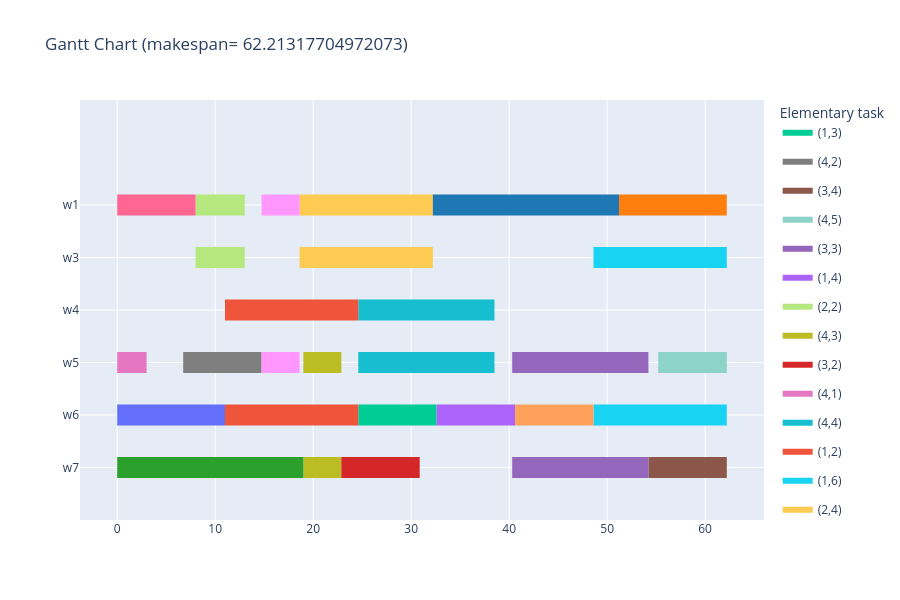

The cell this chart's notebook holds for it:
### Code cell
gantt_chart(s, instance_random, color=0, render="notebook", separate_little=True)

### Figure 1 — Plotly figure (JSON) as saved in the notebook; plotly's stock layout.template omitted (floating-point values rounded to 4 significant figures)
{"data": [{"fill": "toself", "fillcolor": "rgb(0, 204, 150)", "hoverinfo": "name", "legendgroup": "rgb(0, 204, 150)", "mode": "none", "name": "(1,3)", "type": "scatter", "x": [24.6, 32.6, 32.6, 24.6], "y": [0.8, 0.8, 1.2, 1.2]}, {"fill": "toself", "fillcolor": "rgb(127, 127, 127)", "hoverinfo": "name", "legendgroup": "rgb(127, 127, 127)", "mode": "none", "name": "(4,2)", "type": "scatter", "x": [6.736, 14.74, 14.74, 6.736], "y": [1.8, 1.8, 2.2, 2.2]}, {"fill": "toself", "fillcolor": "rgb(140, 86, 75)", "hoverinfo": "name", "legendgroup": "rgb(140, 86, 75)", "mode": "none", "name": "(3,4)", "type": "scatter", "x": [54.21, 62.21, 62.21, 54.21], "y": [-0.2, -0.2, 0.2, 0.2]}, {"fill": "toself", "fillcolor": "rgb(141, 211, 199)", "hoverinfo": "name", "legendgroup": "rgb(141, 211, 199)", "mode": "none", "name": "(4,5)", "type": "scatter", "x": [55.21, 62.21, 62.21, 55.21], "y": [1.8, 1.8, 2.2, 2.2]}, {"fill": "toself", "fillcolor": "rgb(148, 103, 189)", "hoverinfo": "name", "legendgroup": "rgb(148, 103, 189)", "mode": "none", "name": "(3,3)", "type": "scatter", "x": [40.31, 54.21, 54.21, 40.31, 40.31, 40.31, 54.21, 54.21, 40.31], "y": [1.8, 1.8, 2.2, 2.2, null, -0.2, -0.2, 0.2, 0.2]}, {"fill": "toself", "fillcolor": "rgb(171, 99, 250)", "hoverinfo": "name", "legendgroup": "rgb(171, 99, 250)", "mode": "none", "name": "(1,4)", "type": "scatter", "x": [32.6, 40.6, 40.6, 32.6], "y": [0.8, 0.8, 1.2, 1.2]}, {"fill": "toself", "fillcolor": "rgb(182, 232, 128)", "hoverinfo": "name", "legendgroup": "rgb(182, 232, 128)", "mode": "none", "name": "(2,2)", "type": "scatter", "x": [8, 13.02, 13.02, 8, 8, 8, 13.02, 13.02, 8], "y": [4.8, 4.8, 5.2, 5.2, null, 3.8, 3.8, 4.2, 4.2]}, {"fill": "toself", "fillcolor": "rgb(188, 189, 34)", "hoverinfo": "name", "legendgroup": "rgb(188, 189, 34)", "mode": "none", "name": "(4,3)", "type": "scatter", "x": [19, 22.87, 22.87, 19, 19, 19, 22.87, 22.87, 19], "y": [1.8, 1.8, 2.2, 2.2, null, -0.2, -0.2, 0.2, 0.2]}, {"fill": "toself", "fillcolor": "rgb(214, 39, 40)", "hoverinfo": "name", "legendgroup": "rgb(214, 39, 40)", "mode": "none", "name": "(3,2)", "type": "scatter", "x": [22.87, 30.87, 30.87, 22.87], "y": [-0.2, -0.2, 0.2, 0.2]}, {"fill": "toself", "fillcolor": "rgb(227, 119, 194)", "hoverinfo": "name", "legendgroup": "rgb(227, 119, 194)", "mode": "none", "name": "(4,1)", "type": "scatter", "x": [0, 3, 3, 0], "y": [1.8, 1.8, 2.2, 2.2]}, {"fill": "toself", "fillcolor": "rgb(23, 190, 207)", "hoverinfo": "name", "legendgroup": "rgb(23, 190, 207)", "mode": "none", "name": "(4,4)", "type": "scatter", "x": [24.6, 38.5, 38.5, 24.6, 24.6, 24.6, 38.5, 38.5, 24.6], "y": [2.8, 2.8, 3.2, 3.2, null, 1.8, 1.8, 2.2, 2.2]}, {"fill": "toself", "fillcolor": "rgb(239, 85, 59)", "hoverinfo": "name", "legendgroup": "rgb(239, 85, 59)", "mode": "none", "name": "(1,2)", "type": "scatter", "x": [11, 24.6, 24.6, 11, 11, 11, 24.6, 24.6, 11], "y": [2.8, 2.8, 3.2, 3.2, null, 0.8, 0.8, 1.2, 1.2]}, {"fill": "toself", "fillcolor": "rgb(25, 211, 243)", "hoverinfo": "name", "legendgroup": "rgb(25, 211, 243)", "mode": "none", "name": "(1,6)", "type": "scatter", "x": [48.61, 62.21, 62.21, 48.61, 48.61, 48.61, 62.21, 62.21, 48.61], "y": [3.8, 3.8, 4.2, 4.2, null, 0.8, 0.8, 1.2, 1.2]}, {"fill": "toself", "fillcolor": "rgb(254, 203, 82)", "hoverinfo": "name", "legendgroup": "rgb(254, 203, 82)", "mode": "none", "name": "(2,4)", "type": "scatter", "x": [18.61, 32.21, 32.21, 18.61, 18.61, 18.61, 32.21, 32.21, 18.61], "y": [4.8, 4.8, 5.2, 5.2, null, 3.8, 3.8, 4.2, 4.2]}, {"fill": "toself", "fillcolor": "rgb(255, 102, 146)", "hoverinfo": "name", "legendgroup": "rgb(255, 102, 146)", "mode": "none", "name": "(2,1)", "type": "scatter", "x": [0, 8, 8, 0], "y": [4.8, 4.8, 5.2, 5.2]}, {"fill": "toself", "fillcolor": "rgb(255, 127, 14)", "hoverinfo": "name", "legendgroup": "rgb(255, 127, 14)", "mode": "none", "name": "(2,6)", "type": "scatter", "x": [51.21, 62.21, 62.21, 51.21], "y": [4.8, 4.8, 5.2, 5.2]}, {"fill": "toself", "fillcolor": "rgb(255, 151, 255)", "hoverinfo": "name", "legendgroup": "rgb(255, 151, 255)", "mode": "none", "name": "(2,3)", "type": "scatter", "x": [14.74, 18.61, 18.61, 14.74, 14.74, 14.74, 18.61, 18.61, 14.74], "y": [4.8, 4.8, 5.2, 5.2, null, 1.8, 1.8, 2.2, 2.2]}, {"fill": "toself", "fillcolor": "rgb(255, 161, 90)", "hoverinfo": "name", "legendgroup": "rgb(255, 161, 90)", "mode": "none", "name": "(1,5)", "type": "scatter", "x": [40.6, 48.6, 48.6, 40.6], "y": [0.8, 0.8, 1.2, 1.2]}, {"fill": "toself", "fillcolor": "rgb(31, 119, 180)", "hoverinfo": "name", "legendgroup": "rgb(31, 119, 180)", "mode": "none", "name": "(2,5)", "type": "scatter", "x": [32.21, 51.21, 51.21, 32.21], "y": [4.8, 4.8, 5.2, 5.2]}, {"fill": "toself", "fillcolor": "rgb(44, 160, 44)", "hoverinfo": "name", "legendgroup": "rgb(44, 160, 44)", "mode": "none", "name": "(3,1)", "type": "scatter", "x": [0, 19, 19, 0], "y": [-0.2, -0.2, 0.2, 0.2]}, {"fill": "toself", "fillcolor": "rgb(99, 110, 250)", "hoverinfo": "name", "legendgroup": "rgb(99, 110, 250)", "mode": "none", "name": "(1,1)", "type": "scatter", "x": [0, 11, 11, 0], "y": [0.8, 0.8, 1.2, 1.2]}, {"legendgroup": "rgb(0, 204, 150)", "marker": {"color": "rgb(0, 204, 150)", "opacity": 0, "size": 1}, "mode": "markers", "name": "", "showlegend": false, "text": [null, null], "type": "scatter", "x": [24.6, 32.6], "y": [1, 1]}, {"legendgroup": "rgb(127, 127, 127)", "marker": {"color": "rgb(127, 127, 127)", "opacity": 0, "size": 1}, "mode": "markers", "name": "", "showlegend": false, "text": [null, null], "type": "scatter", "x": [6.736, 14.74], "y": [2, 2]}, {"legendgroup": "rgb(140, 86, 75)", "marker": {"color": "rgb(140, 86, 75)", "opacity": 0, "size": 1}, "mode": "markers", "name": "", "showlegend": false, "text": [null, null], "type": "scatter", "x": [54.21, 62.21], "y": [0, 0]}, {"legendgroup": "rgb(141, 211, 199)", "marker": {"color": "rgb(141, 211, 199)", "opacity": 0, "size": 1}, "mode": "markers", "name": "", "showlegend": false, "text": [null, null], "type": "scatter", "x": [55.21, 62.21], "y": [2, 2]}, {"legendgroup": "rgb(148, 103, 189)", "marker": {"color": "rgb(148, 103, 189)", "opacity": 0, "size": 1}, "mode": "markers", "name": "", "showlegend": false, "text": [null, null, null, null], "type": "scatter", "x": [40.31, 54.21, 40.31, 54.21], "y": [2, 2, 0, 0]}, {"legendgroup": "rgb(171, 99, 250)", "marker": {"color": "rgb(171, 99, 250)", "opacity": 0, "size": 1}, "mode": "markers", "name": "", "showlegend": false, "text": [null, null], "type": "scatter", "x": [32.6, 40.6], "y": [1, 1]}, {"legendgroup": "rgb(182, 232, 128)", "marker": {"color": "rgb(182, 232, 128)", "opacity": 0, "size": 1}, "mode": "markers", "name": "", "showlegend": false, "text": [null, null, null, null], "type": "scatter", "x": [8, 13.02, 8, 13.02], "y": [5, 5, 4, 4]}, {"legendgroup": "rgb(188, 189, 34)", "marker": {"color": "rgb(188, 189, 34)", "opacity": 0, "size": 1}, "mode": "markers", "name": "", "showlegend": false, "text": [null, null, null, null], "type": "scatter", "x": [19, 22.87, 19, 22.87], "y": [2, 2, 0, 0]}, {"legendgroup": "rgb(214, 39, 40)", "marker": {"color": "rgb(214, 39, 40)", "opacity": 0, "size": 1}, "mode": "markers", "name": "", "showlegend": false, "text": [null, null], "type": "scatter", "x": [22.87, 30.87], "y": [0, 0]}, {"legendgroup": "rgb(227, 119, 194)", "marker": {"color": "rgb(227, 119, 194)", "opacity": 0, "size": 1}, "mode": "markers", "name": "", "showlegend": false, "text": [null, null], "type": "scatter", "x": [0, 3], "y": [2, 2]}, {"legendgroup": "rgb(23, 190, 207)", "marker": {"color": "rgb(23, 190, 207)", "opacity": 0, "size": 1}, "mode": "markers", "name": "", "showlegend": false, "text": [null, null, null, null], "type": "scatter", "x": [24.6, 38.5, 24.6, 38.5], "y": [3, 3, 2, 2]}, {"legendgroup": "rgb(239, 85, 59)", "marker": {"color": "rgb(239, 85, 59)", "opacity": 0, "size": 1}, "mode": "markers", "name": "", "showlegend": false, "text": [null, null, null, null], "type": "scatter", "x": [11, 24.6, 11, 24.6], "y": [3, 3, 1, 1]}, {"legendgroup": "rgb(25, 211, 243)", "marker": {"color": "rgb(25, 211, 243)", "opacity": 0, "size": 1}, "mode": "markers", "name": "", "showlegend": false, "text": [null, null, null, null], "type": "scatter", "x": [48.61, 62.21, 48.61, 62.21], "y": [4, 4, 1, 1]}, {"legendgroup": "rgb(254, 203, 82)", "marker": {"color": "rgb(254, 203, 82)", "opacity": 0, "size": 1}, "mode": "markers", "name": "", "showlegend": false, "text": [null, null, null, null], "type": "scatter", "x": [18.61, 32.21, 18.61, 32.21], "y": [5, 5, 4, 4]}, {"legendgroup": "rgb(255, 102, 146)", "marker": {"color": "rgb(255, 102, 146)", "opacity": 0, "size": 1}, "mode": "markers", "name": "", "showlegend": false, "text": [null, null], "type": "scatter", "x": [0, 8], "y": [5, 5]}, {"legendgroup": "rgb(255, 127, 14)", "marker": {"color": "rgb(255, 127, 14)", "opacity": 0, "size": 1}, "mode": "markers", "name": "", "showlegend": false, "text": [null, null], "type": "scatter", "x": [51.21, 62.21], "y": [5, 5]}, {"legendgroup": "rgb(255, 151, 255)", "marker": {"color": "rgb(255, 151, 255)", "opacity": 0, "size": 1}, "mode": "markers", "name": "", "showlegend": false, "text": [null, null, null, null], "type": "scatter", "x": [14.74, 18.61, 14.74, 18.61], "y": [5, 5, 2, 2]}, {"legendgroup": "rgb(255, 161, 90)", "marker": {"color": "rgb(255, 161, 90)", "opacity": 0, "size": 1}, "mode": "markers", "name": "", "showlegend": false, "text": [null, null], "type": "scatter", "x": [40.6, 48.6], "y": [1, 1]}, {"legendgroup": "rgb(31, 119, 180)", "marker": {"color": "rgb(31, 119, 180)", "opacity": 0, "size": 1}, "mode": "markers", "name": "", "showlegend": false, "text": [null, null], "type": "scatter", "x": [32.21, 51.21], "y": [5, 5]}, {"legendgroup": "rgb(44, 160, 44)", "marker": {"color": "rgb(44, 160, 44)", "opacity": 0, "size": 1}, "mode": "markers", "name": "", "showlegend": false, "text": [null, null], "type": "scatter", "x": [0, 19], "y": [0, 0]}, {"legendgroup": "rgb(99, 110, 250)", "marker": {"color": "rgb(99, 110, 250)", "opacity": 0, "size": 1}, "mode": "markers", "name": "", "showlegend": false, "text": [null, null], "type": "scatter", "x": [0, 11], "y": [1, 1]}], "layout": {"height": 600, "hovermode": "closest", "legend": {"title": {"text": "Elementary task"}}, "showlegend": true, "title": {"text": "Gantt Chart (makespan= 62.21317704972073)"}, "xaxis": {"rangeselector": {"buttons": [{"count": 7, "label": "1w", "step": "day", "stepmode": "backward"}, {"count": 1, "label": "1m", "step": "month", "stepmode": "backward"}, {"count": 6, "label": "6m", "step": "month", "stepmode": "backward"}, {"count": 1, "label": "YTD", "step": "year", "stepmode": "todate"}, {"count": 1, "label": "1y", "step": "year", "stepmode": "backward"}, {"step": "all"}]}, "showgrid": true, "type": "linear", "zeroline": false}, "yaxis": {"autorange": false, "range": [-1, 7], "showgrid": true, "ticktext": ["w7", "w6", "w5", "w4", "w3", "w1"], "tickvals": [0, 1, 2, 3, 4, 5], "zeroline": false}}}
